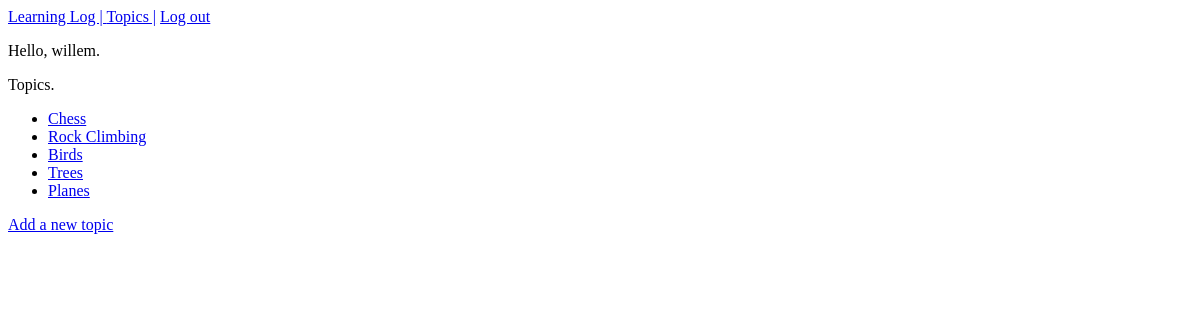
Page /topics/ (signed in) on the earlier database version.
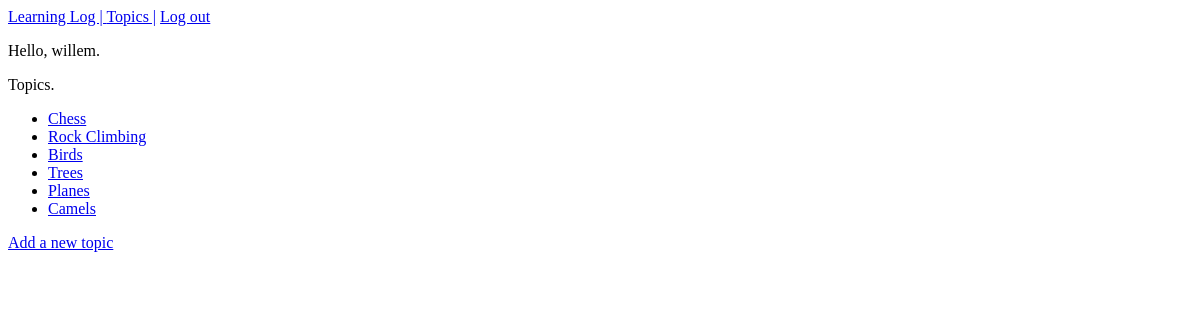
Same page on the later database version.
### learning_logs/models.py (models this page shows)
class Topic(models.Model):
    text = models.CharField(max_length=200)
    date_added = models.DateTimeField(auto_now_add=True)
    owner = models.ForeignKey(User, on_delete=models.DO_NOTHING)
    def __str__(self):
        return self.text

### learning_logs/views.py (the view)
# urls.py: url(r'^topics/$',  views.topics, name='topics'),
@login_required
def topics(request):
    topics = Topic.objects.filter(owner=request.user).order_by('date_added')
    context = {'topics': topics}
    return render(request, 'learning_logs/topics.html', context)

### learning_logs/templates/learning_logs/topics.html
{% extends "learning_logs/base.html" %}
{% block content %}
  <p> Topics.</p>
  <ul>
    {% for topic in topics %}
      <li><a href="{% url 'learning_logs:topic' topic.id %}"> {{ topic }} </a></li>
    {% empty %}
      <li>No topics have been added yet.</li>
    {% endfor %}
  </ul>
  <a href="{% url 'learning_logs:new_topic' %}">Add a new topic</a>
{% endblock content %}

### learning_logs/templates/learning_logs/base.html
<p>
    <a href="{% url 'learning_logs:index' %}">Learning Log | </a>
    <a href="{% url 'learning_logs:topics' %}">Topics |</a>
    {% if user.is_authenticated %}
      <a href="{% url 'users:logout' %}">Log out</a>
      <p>
        Hello, {{user.username}}.
      </p>
    {% else %}
      <a href="{% url 'users:login' %}">Log in | </a>
      <a href="{% url 'users:register' %}">Register</a>
    {% endif %}
</p>
{% block content %}
{% endblock content %}

Differences in the rows shown:
added Topic: text "Camels"
